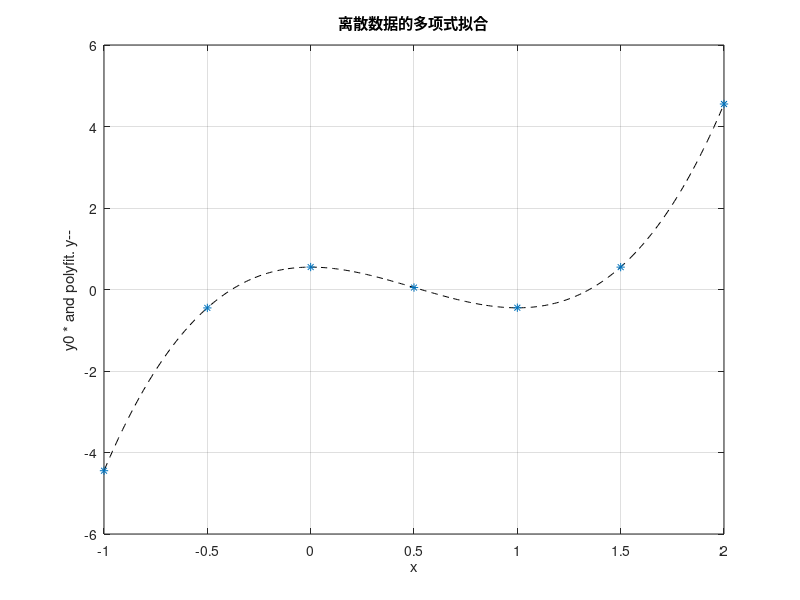

Source code (MATLAB):
function charpt3
%数值实验三：含"实验3.1"和"实验3.2"
%子函数调用：dlsa
%输入：实验选择
%输出：原函数及求得的相应插值多项式的函数的图像以及参数alpha和误差r

result=inputdlg({'请选择实验，若选3.1，请输入1，否则输入2：'},'charpt_3',1,{'1'});
Nb=str2double(char(result));
if(Nb~=1)&&(Nb~=2) 
    errordlg('实验选择错误！');
    return;
end

x0=-1:0.5:2;
y0=[-4.447 -0.452 0.551 0.048 -0.447 0.549 4.552];
n=3;%n为拟合阶次
if(Nb==1)
    alpha=polyfit(x0,y0,n);
    y=polyval(alpha,x0);
    r=(y0-y)*(y0-y)';
    x=-1:0.01:2;
    y=polyval(alpha,x);
    plot(x,y,'k--');
    xlabel('x');ylabel('y0 * and polyfit. y--');
    hold on;
    plot(x0,y0,'*');
    title('离散数据的多项式拟合');
    grid on;
else
    result=inputdlg({'请输入权向量w:'},'charpt_3',1,{'[1 1 1 1 1 1 1]'});
    w=str2double(char(result));
    w=[1 1 1 1 1 1 1];
    [a,b,c,alpha,r]=dlsa(x0,y0,w,n);
end
disp(['平方误差：',sprintf('%g',r)]);
disp(['参数alpha：',sprintf('%g\t',alpha)])

%%
function [a,b,c,alpha,r]=dlsa(x,y,w,n)
%功能：用正交化方法对离散数据做多项式最小二乘拟合
%输入：m+1个离散点(x,y,w)，x，y，w分别用行向量给出
%   拟合多项式的次数n，0<n<m
%输出：三项递推公式的参数a，b，拟合多项式s(x)的系数c和alpha
%   平方误差r=(y-s,y-s)，并作离散点列和拟合曲线的图形
m=length(x)-1;
if(n<1||n>=m)
    errordlg('错误：n<1或者n>=m!');
    return;
end
%求三项递推公式的参数a，b，拟合多项式s(x)的系数c，其中d(k)=(y,sk)
s1=0; s2=ones(1,m+1); v2=sum(w);
d(1)=y*w'; c(1)=d(1)/v2;
for k=1:n
    xs=x.*s2.^2*w';
    a(k)=xs/v2;
    if(k==1)
        b(k)=0;
    else
        b(k)=v2/v1;
    end
    s3=(x-a(k)).*s2-b(k)*s1;
    v3=s3.^2*w';
    d(k+1)=y.*s3*w';
    c(k+1)=d(k+1)/v3;
    s1=s2;
    s2=s3;
    v1=v2;
    v2=v3;
end
%求平方误差
r=y.*y*w'-c*d';
%求拟合多项式s(x)的降幂系数alpha
alpha=zeros(1,n+1);
T=zeros(n+1,n+2);
T(:,2)=ones(n+1,1);
T(2,3)=-a(1);
if(n>=2)
    for k=3:n+1
        for i=3:k+1
            T(k,i)=T(k-1,i)-a(k-1)*T(k-1,i-1)-b(k-1)*T(k-2,i-2);
        end
    end
end
for i=1:n+1
    for k=i:n+1
        alpha(n+2-i)=alpha(n+2-i)+c(k)*T(k,k+2-i);
    end
end
%用秦九韶方法计算s(t)的输出序列(t,s)
xmin=min(x);
xmax=max(x);
dx=(xmax-xmin)/(25*m);
t=(xmin-dx):dx:(xmax+dx);
s=alpha(1);
for k=2:n+1
    s=s.*t+alpha(k);
end
%输出点列x-y和拟合曲线t-s的图形
plot(x,y,'*',t,s,'-');
title('离散数据的多项式拟合');
xlabel('x');ylabel('y');
grid on;
